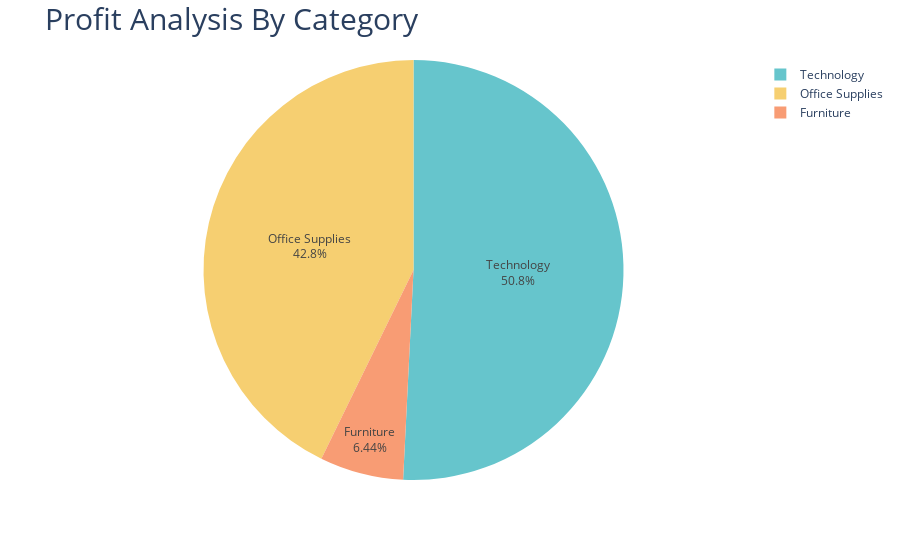

Notebook code for this chart:
### Code cell
fig=px.pie(Profit_by_Category,
            values='Profit',
            names='Category',
            hole=0,
           color_discrete_sequence=px.colors.qualitative.Pastel)
fig.update_traces(textposition='inside',textinfo='percent+label')
fig.update_layout(title_text='Profit Analysis By Category',title_font=dict(size=30))
fig.show()

### Figure 1 — Plotly figure (JSON) as saved in the notebook; plotly's stock layout.template omitted (floating-point values rounded to 4 significant figures)
{"data": [{"domain": {"x": [0, 1], "y": [0, 1]}, "hole": 0, "hovertemplate": "Category=%{label}<br>Profit=%{value}<extra></extra>", "labels": ["Furniture", "Office Supplies", "Technology"], "legendgroup": "", "name": "", "showlegend": true, "textinfo": "percent+label", "textposition": "inside", "type": "pie", "values": [18450.0, 122500.0, 145500.0]}], "layout": {"legend": {"tracegroupgap": 0}, "margin": {"t": 60}, "piecolorway": ["rgb(102, 197, 204)", "rgb(246, 207, 113)", "rgb(248, 156, 116)", "rgb(220, 176, 242)", "rgb(135, 197, 95)", "rgb(158, 185, 243)", "rgb(254, 136, 177)", "rgb(201, 219, 116)", "rgb(139, 224, 164)", "rgb(180, 151, 231)", "rgb(179, 179, 179)"], "title": {"font": {"size": 30}, "text": "Profit Analysis By Category"}}}
